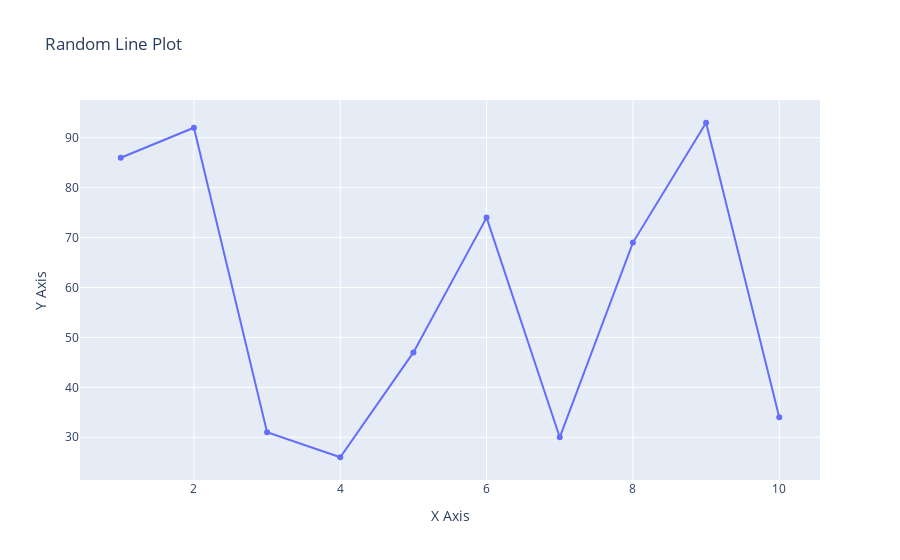

Notebook cell for this chart:
### Markdown cell above
En regardant vers l'avenir, cette étude nous encourage à explorer davantage de facteurs qui pourraient influencer la stabilité de la segmentation des clients, tels que l'ajout de nouvelles fonctionnalités ou le suivi d'événements spécifiques. De plus, il serait intéressant d'approfondir notre analyse en utilisant d'autres méthodes de clustering et d'évaluer comment elles se comportent par rapport à K-means.

En conclusion, cette étude de maintenance nous a permis de mieux comprendre l'évolution du comportement des clients d'Olist au fil du temps et nous a fourni des informations précieuses pour maintenir la pertinence de la segmentation des clients. Grâce à une approche proactive et adaptable, nous pouvons fournir des expériences personnalisées à nos clients, améliorer leur satisfaction et favoriser une plus grande fidélité envers notre plateforme. Nous sommes impatients de poursuivre nos efforts dans ce domaine et d'explorer de nouvelles pistes pour optimiser encore davantage notre segmentation des clients et offrir des services toujours plus adaptés à leurs besoins.

### Code cell
import plotly.graph_objects as go
import random

# Generate random data
x_values = list(range(1, 11))
y_values = [random.randint(1, 100) for _ in range(10)]

# Create the line plot
fig = go.Figure(data=go.Scatter(x=x_values, y=y_values, mode='lines+markers'))

# Customize the layout if needed
fig.update_layout(title_text='Random Line Plot', xaxis_title='X Axis', yaxis_title='Y Axis')

# Show the plot in Jupyter Notebook
fig.show()

### Figure 1 — Plotly figure (JSON) as saved in the notebook; plotly's stock layout.template omitted (floating-point values rounded to 4 significant figures)
{"data": [{"mode": "lines+markers", "type": "scatter", "x": [1, 2, 3, 4, 5, 6, 7, 8, 9, 10], "y": [86, 92, 31, 26, 47, 74, 30, 69, 93, 34]}], "layout": {"title": {"text": "Random Line Plot"}, "xaxis": {"title": {"text": "X Axis"}}, "yaxis": {"title": {"text": "Y Axis"}}}}
